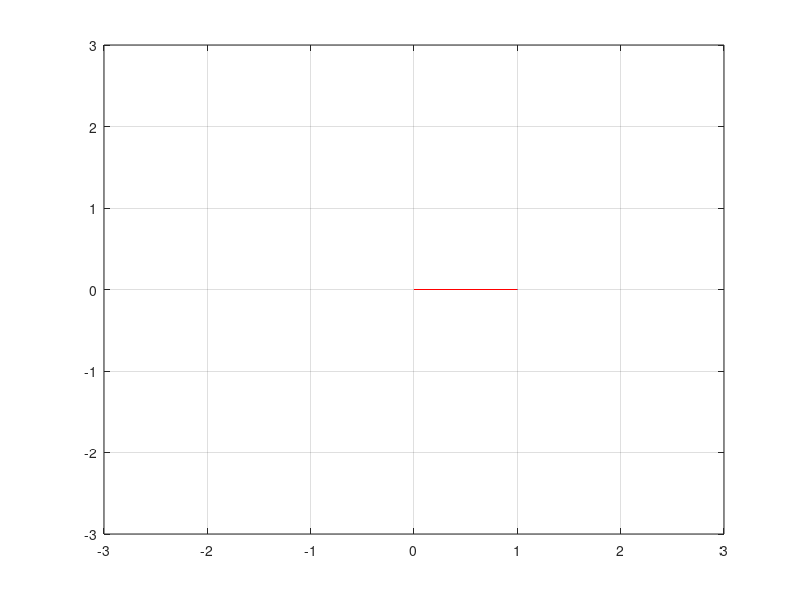

Recreate this plot in MATLAB. (Note: this script raises an error after producing the figure.)
%% Clear ALL
clc; clear all; close all;
%% Test
x1 = [0 0]; x2 = [1 0]; x3 = [0 0]; 
for t=0:0.1:2*pi
    y = sin(t); x = cos(t); x4 = [x y];
    plot([x1(1) x2(1)],[x1(2) x2(2)],'b-'); hold on;
    plot([x3(1) x4(1)],[x3(2) x4(2)],'r-'); hold on;
    xlim([-3 3]); ylim([-3 3]); grid on; %axis equal; 
    v1 = x2-x1; v2 = x4-x3;
    title(['Angle: ' num2str(BOVectorVectorAngle2D(v1,v2,0,1))])
    pause(0.2);
    hold off;
end